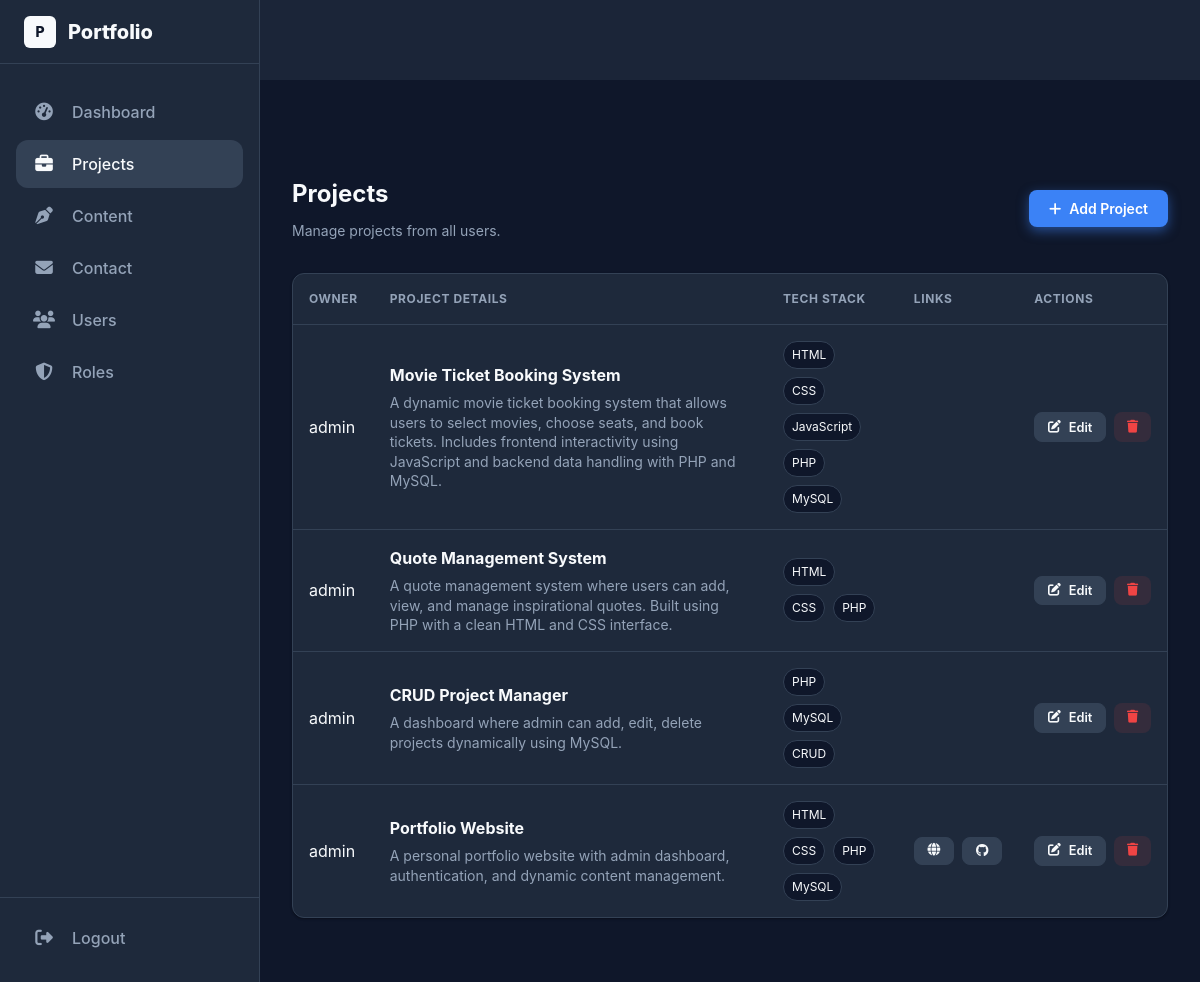
The page /projects.php?error=empty_fields (signed in) on the database its author committed.
### tables this page shows
CREATE TABLE `portfolio_projects` (
  `id` int(11) NOT NULL,
  `title` varchar(150) NOT NULL,
  `description` text NOT NULL,
  `tech` varchar(255) DEFAULT '',
  `live_url` varchar(255) DEFAULT '',
  `github_url` varchar(255) DEFAULT '',
  `created_at` timestamp NOT NULL DEFAULT current_timestamp(),
  `user_id` int(11) NOT NULL DEFAULT 1
);

### settings_bootstrap.php (called while the page is built, shortened)
<?php
$theme = $_SESSION["settings"]["theme"] ?? "dark";
$sidebarCollapsed = (int)($_SESSION["settings"]["sidebar_collapsed"] ?? 0);

### auth.php (called while the page is built, shortened)
<?php
require_once "db.php";
$stmt = $conn->prepare("
  SELECT r.*
  FROM admin_users u
  JOIN portfolio_roles r ON r.id = u.role_id
  WHERE u.id = ?
  LIMIT 1
");
$stmt->bind_param("i", $_SESSION["admin_id"]);
$stmt->execute();
$res = $stmt->get_result();
$ROLE = $res ? $res->fetch_assoc() : null;
function can(string $permission): bool {
  global $ROLE;
  return isset($ROLE[$permission]) && (int)$ROLE[$permission] === 1;
}

### projects.php (the view, shortened to what this page needs)
<?php
require "auth.php";
require "settings_bootstrap.php";
require "db.php";
$isAdmin = can("can_manage_users");
$projects = [];
if ($isAdmin) {
  $sql = "
    SELECT p.*, u.username AS owner
    FROM portfolio_projects p
    LEFT JOIN admin_users u ON u.id = p.user_id
    ORDER BY p.id DESC
  ";
  $res = $conn->query($sql);
  while ($res && ($row = $res->fetch_assoc())) $projects[] = $row;
}
?>
<!doctype html>
<html lang="en" data-theme="<?= htmlspecialchars($theme) ?>">
<head>
  <link rel="stylesheet" href="admin.css">
  <link rel="stylesheet" href="https://cdnjs.cloudflare.com/ajax/libs/font-awesome/6.4.2/css/all.min.css">
</head>
<body class="<?= $sidebarCollapsed ? 'sidebar-collapsed' : '' ?>">
<?php include 'admin_sidebar.php'; ?>
<?php include 'admin_header.php'; ?>
<main class="dashboard-main">
  <div class="flex justify-between items-center" style="margin-bottom: 2rem;">
    <div>
      <h1 class="font-bold text-main" style="font-size: 1.5rem; margin-bottom: 0.5rem;">Projects</h1>
      <p class="text-muted text-sm">
        <?= $isAdmin ? "Manage projects from all users." : "Add, edit and manage your portfolio projects." ?>
      </p>
    </div>
    <button class="btn btn-primary" onclick="showProjectModal()">
      <i class="fas fa-plus"></i> Add Project
    </button>
  </div>
  <div class="card" style="padding: 0;">
    <div class="crud-container">
      <table class="crud-table">
        <thead>
          <tr>
            <?php if ($isAdmin): ?><th>Owner</th><?php endif; ?>
            <th>Project Details</th>
            <th>Tech Stack</th>
            <th>Links</th>
            <th>Actions</th>
          </tr>
        </thead>
        <tbody>
          <?php foreach ($projects as $p): ?>
          <tr>
            <?php if ($isAdmin): ?>
              <td class="text-muted"><?= htmlspecialchars($p["owner"] ?? ("User #" . $p["user_id"])) ?></td>
            <?php endif; ?>
            <td style="white-space: normal; min-width: 280px;">
              <div class="font-bold text-main"><?= htmlspecialchars($p["title"]); ?></div>
              <div class="text-muted text-sm" style="margin-top: 6px; line-height: 1.4;">
                <?= htmlspecialchars($p["description"]); ?>
              </div>
            </td>
            <td>
              <div class="flex gap-2" style="flex-wrap: wrap; max-width: 240px;">
                <?php
                  $techRaw = (string)($p["tech"] ?? "");
                  $tags = array_filter(array_map("trim", explode(",", $techRaw)));
                ?>
                <?php foreach ($tags as $tag): ?>
                  <span style="background:var(--bg-body); padding:4px 8px; border-radius:999px; font-size: 0.75rem; border: 1px solid var(--border);">
                    <?= htmlspecialchars($tag); ?>
                  </span>
                <?php endforeach; ?>
              </div>
            </td>
            <td>
              <div class="flex gap-2">
                <?php if(!empty($p["live_url"])): ?>
                  <a href="<?= htmlspecialchars($p["live_url"]); ?>" target="_blank" class="btn btn-sm btn-secondary" title="View Live">
                    <i class="fas fa-globe"></i>
                  </a>
                <?php endif; ?>
                <?php if(!empty($p["github_url"])): ?>
                  <a href="<?= htmlspecialchars($p["github_url"]); ?>" target="_blank" class="btn btn-sm btn-secondary" title="View Code">
                    <i class="fab fa-github"></i>
                  </a>
                <?php endif; ?>
              </div>
            </td>
            <td>
              <div class="flex gap-2">
                <button class="btn btn-sm btn-secondary"
                  onclick='showProjectModal(<?= json_encode($p, JSON_HEX_APOS | JSON_HEX_QUOT); ?>)'>
                  <i class="fas fa-edit"></i> Edit
                </button>
                <a href="project_delete.php?id=<?= (int)$p["id"]; ?>"
                   class="btn btn-sm btn-danger"
                   onclick="return confirm('Delete this project?');">
                  <i class="fas fa-trash"></i>
                </a>
              </div>
            </td>
          </tr>
          <?php endforeach; ?>
        </tbody>
      </table>
    </div>
  </div>
</main>
</body>
</html>

### admin.css (style rules this page uses)
:root { --bg-body: #0f172a; --bg-card: #1e293b; --bg-panel: #1e293b; --bg-hover: #334155; --text-main: #f8fafc; --text-muted: #94a3b8; --border: #334155; --primary: #3b82f6; --primary-hover: #2563eb; --primary-glow: rgba(59, 130, 246, 0.5); --danger: #ef4444; --success: #10b981; --warning: #f59e0b; --header-height: 64px; --sidebar-width: 260px; --sidebar-width-collapsed: 72px; --radius: 12px; --shadow-sm: 0 1px 3px rgba(0, 0, 0, 0.12), 0 1px 2px rgba(0, 0, 0, 0.24); --shadow-md: 0 4px 6px -1px rgba(0, 0, 0, 0.1), 0 2px 4px -1px rgba(0, 0, 0, 0.06); --shadow-lg: 0 10px 15px -3px rgba(0, 0, 0, 0.1), 0 4px 6px -2px rgba(0, 0, 0, 0.05); --font-main: 'Inter', system-ui, -apple-system, sans-serif; --transition: all 0.2s cubic-bezier(0.4, 0, 0.2, 1); }
*, *::before, *::after { box-sizing: border-box; margin: 0; padding: 0; }
body { font-family: var(--font-main); background-color: var(--bg-body); color: var(--text-main); min-height: 100vh; line-height: 1.5; overflow-x: hidden; }
a { color: inherit; text-decoration: none; transition: var(--transition); }
button { font-family: inherit; }
.flex { display: flex; }
.items-center { align-items: center; }
.justify-between { justify-content: space-between; }
.gap-2 { gap: 0.5rem; }
.text-sm { font-size: 0.875rem; }
.font-bold { font-weight: 700; }
.text-muted { color: var(--text-muted); }
.dashboard-main { flex: 1; margin-left: var(--sidebar-width); margin-top: var(--header-height); padding: 2rem; transition: margin-left 0.3s ease; }
.card { background: var(--bg-card); border: 1px solid var(--border); border-radius: var(--radius); padding: 1.5rem; box-shadow: var(--shadow-sm); margin-bottom: 2rem; }
.crud-container { overflow-x: auto; }
.crud-table { width: 100%; border-collapse: collapse; white-space: nowrap; }
.crud-table th { text-align: left; padding: 1rem; color: var(--text-muted); font-size: 0.75rem; text-transform: uppercase; letter-spacing: 0.05em; border-bottom: 1px solid var(--border); }
.crud-table td { padding: 1rem; border-bottom: 1px solid var(--border); color: var(--text-main); }
.crud-table tr:last-child td { border-bottom: none; }
.btn { display: inline-flex; align-items: center; gap: 0.5rem; padding: 0.625rem 1.25rem; border-radius: 8px; font-weight: 600; font-size: 0.875rem; cursor: pointer; border: none; transition: var(--transition); }
.btn-primary { background: var(--primary); color: white; box-shadow: 0 4px 12px var(--primary-glow); }
.btn-secondary { background: var(--bg-hover); color: var(--text-main); border: 1px solid var(--border); }
.btn-danger { background: rgba(239, 68, 68, 0.1); color: var(--danger); }
.btn-sm { padding: 0.4rem 0.8rem; font-size: 0.8rem; }

### rows shown on the page
portfolio_projects: admin_users.username "admin", title "Movie Ticket Booking System", description "A dynamic movie ticket booking system that allows users to select movies, choose seats, and book tickets. Includes frontend interactivity using JavaScript and backend data handling with PHP and MySQL.", tech "HTML", tech "CSS", tech "JavaScript", tech "PHP", tech "MySQL"
portfolio_projects: admin_users.username "admin", title "Quote Management System", description "A quote management system where users can add, view, and manage inspirational quotes. Built using PHP with a clean HTML and CSS interface.", tech "HTML", tech "CSS", tech "PHP"
portfolio_projects: admin_users.username "admin", title "CRUD Project Manager", description "A dashboard where admin can add, edit, delete projects dynamically using MySQL.", tech "PHP", tech "MySQL", tech "CRUD"
portfolio_projects: admin_users.username "admin", title "Portfolio Website", description "A personal portfolio website with admin dashboard, authentication, and dynamic content management.", tech "HTML", tech "CSS", tech "PHP", tech "MySQL"
